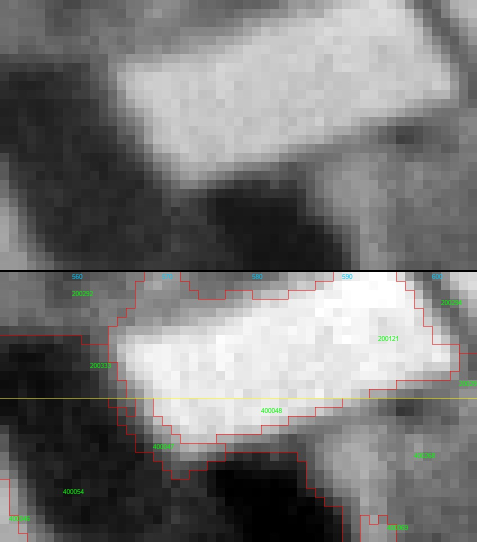
#> input picture wuensche/2026-11-18-landseg-historisch-3/einigung/runde1/abgaben/B-09/einigung_06.jpg, 954 x 1084 px, given in place of H0.png, which was not available (shown at 1/2 size)
$ python zoom.py 5 5 5 5 5 einigung_06.jpg
#> lines starting #> are read from the running program, lines starting #| are printed output that depends on the picture
import sys
import numpy as np
import tifffile
from PIL import Image, ImageDraw, ImageFont

D = "C:/Users/Phil/Developement/Victor/daten/landseg/H0"
OUT = "C:/Users/Phil/Developement/Victor/wuensche/2026-11-18-landseg-historisch-3/einigung/runde1/abgaben/B-09"

x0, y0, x1, y1, f, name = int(sys.argv[1]), int(sys.argv[2]), int(sys.argv[3]), int(sys.argv[4]), int(sys.argv[5]), sys.argv[6]
img = np.array(Image.open(D + "/H0.png"))
#> img is the input picture: shape (1084, 954, 3); mean R, G, B 119.9, 119.5, 118.9
la = tifffile.imread(D + "/b-kategorien-frei/r0c1/labels.tif")
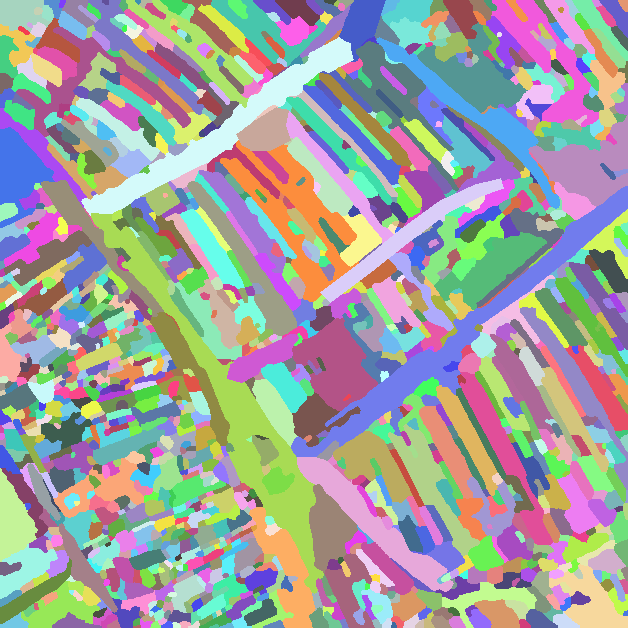
#> input picture daten/landseg/H0/a-alles-frei/abgabe/r0c1/labels.tif, 628 x 628 px, found by its file name
#> la is the input picture: shape (628, 628) uint32; 1363 distinct labels, from 1 to 1363
lb = tifffile.imread(D + "/b-kategorien-frei/r1c1/labels.tif")
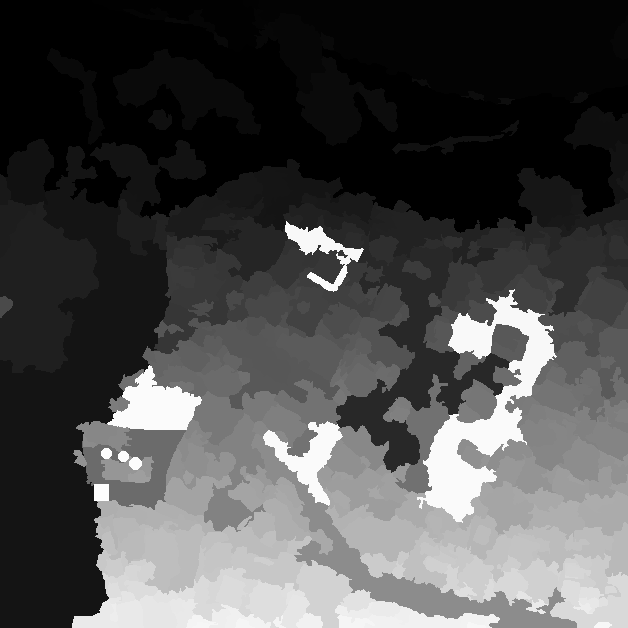
#> input picture daten/landseg/T0/fassung-c/abgabe/r1c1/labels.tif, 628 x 628 px, found by its file name
#> lb is the input picture: shape (628, 628) uint32; min 400001, max 400420, mean 400126.6
lab = np.zeros((1000, 1000), np.int64)
# r0c1 context origin (436,-64), r1c1 context origin (436,436)
for y in range(0, 1000):
    for src, oy in ((la, -64), (lb, 436)):
        pass
ys = np.arange(1000)
xs = np.arange(436, 1000)
top = ys[ys < 500]
bot = ys[ys >= 500]
lab[np.ix_(top, xs)] = la[np.ix_(top + 64, xs - 436)]
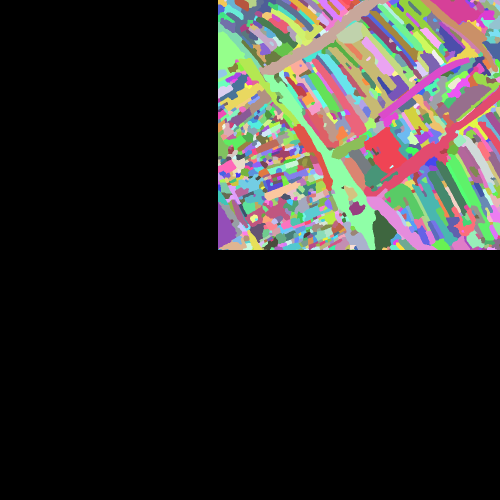
#> lab: shape (1000, 1000) int64 (shown at 1/2 size); 992 distinct labels, from 0 to 1261; one colour per label, 0 black
bot2 = bot[bot - 436 < 628]
lab[np.ix_(bot2, xs)] = lb[np.ix_(bot2 - 436, xs - 436)]
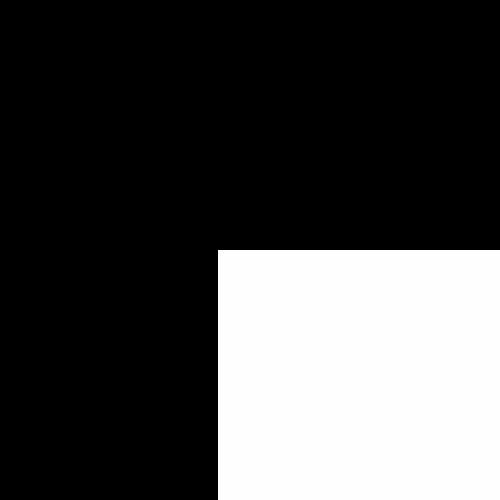
#> lab: shape (1000, 1000) int64 (shown at 1/2 size); min 0, max 400420, mean 113001.6; drawn with min black and max white

crop = img[y0:y1, x0:x1].astype(float)
#> crop = empty array
#> (the run stopped early here; a loop or call above may not have finished)
